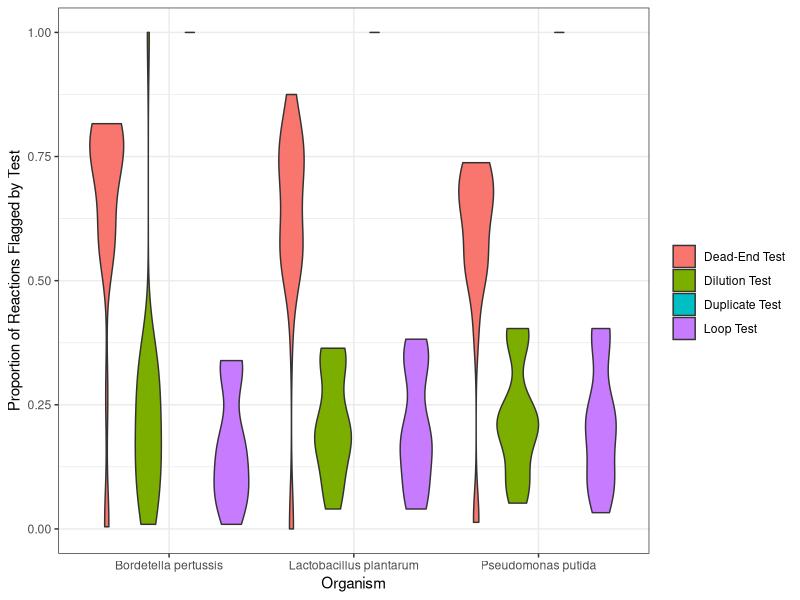
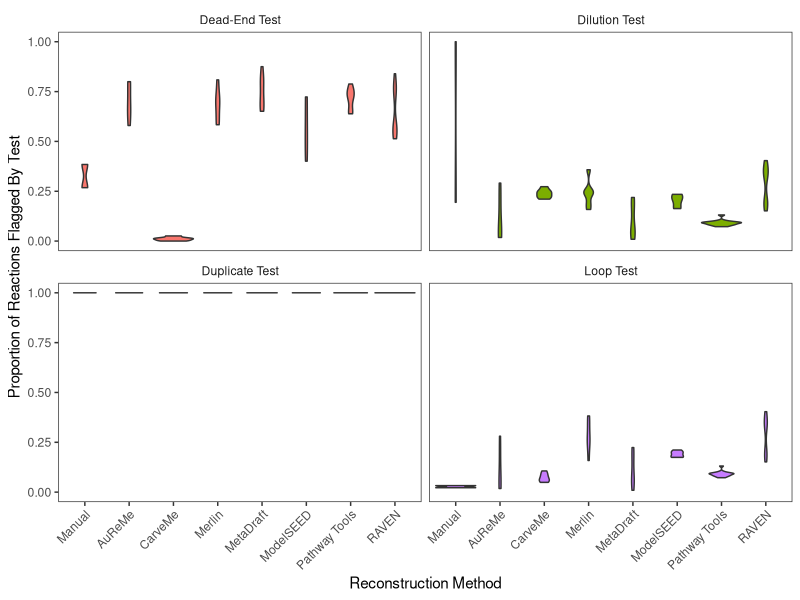

Write the R code that produced these figures, in order.
## ---- chunk 1
knitr::opts_chunk$set(echo = TRUE)
## ---- chunk 2
library(tidyverse)
theme_set(theme_bw())
## ---- chunk 3
mendoza_data <- read_csv("figure_data/fig_mendoza.csv", show_col_types = F) %>%
  mutate(organism = case_when(
    grepl("BPE", model) | (model == "iBP1870.xml") ~ "Bordetella pertussis",
    grepl("LPL", model) ~ "Lactobacillus plantarum",
    grepl("PPU", model) | (model == "iJP962.xml") ~ "Pseudomonas putida"
  )) %>%
  mutate(method = case_when(
    grepl("_AU", model) ~ "AuReMe",
    grepl("_CA", model) ~ "CarveMe",
    grepl("_ME", model) ~ "Merlin",
    grepl("_MD", model) ~ "MetaDraft",
    grepl("_MS", model) ~ "ModelSEED",
    grepl("_PT", model) ~ "Pathway Tools",
    grepl("_RA", model) ~ "RAVEN",
    TRUE ~ "Manual"
  )) %>%
  mutate(dupe_prop = duplicates/all_rxns) %>%
  mutate(dead_prop = `dead-ends`/all_rxns) %>%
  mutate(dil_prop = `dilution-blocked`/all_rxns) %>%
  mutate(loop_prop = loops/all_rxns) %>%
  select(
    -model, -duplicates, -`dead-ends`, -`dilution-blocked`, -loops, -all_rxns
  ) %>%
  pivot_longer(
    c(dupe_prop, dead_prop, dil_prop, loop_prop),
    names_to = "test",
    values_to = "prop"
  ) %>%
  mutate(test = case_when(
    test == "dupe_prop" ~ "Duplicate Test",
    test == "dead_prop" ~ "Dead-End Test",
    test == "dil_prop" ~ "Dilution Test",
    test == "loop_prop" ~ "Loop Test"
  ))
## ---- chunk 4
mendoza_data %>%
  ggplot(aes(x = organism, y = prop, fill = test)) +
    geom_violin() +
    labs(
      x = "Organism",
      y = "Proportion of Reactions Flagged by Test",
      fill = ""
    )
## ---- chunk 5
mendoza_data %>%
  mutate(method = relevel(factor(method), "Manual")) %>%
  ggplot(aes(x = method, y = prop, fill = test)) +
    geom_violin(show.legend = FALSE) +
    facet_wrap(. ~ test) +
    labs(
      x = "Reconstruction Method",
      y = "Proportion of Reactions Flagged By Test"
    ) +
    theme(
      strip.background = element_blank(),
      panel.grid = element_blank(),
      axis.text.x = element_text(angle = 45, hjust = 1)
    )
## ---- chunk 6
agora_data <- read_csv("figure_data/fig_agora.csv", show_col_types = F)
